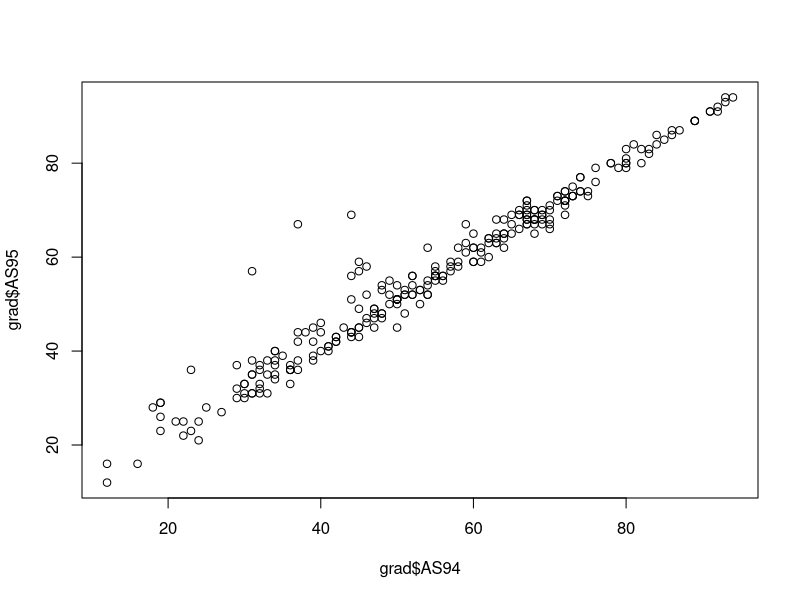

Generate this figure with R: (Note: this script raises an error after producing the figure.)
#March 17, 2009
library(dplyr)
library(tidyr)

grad <- read.csv("Data/GRADRATE2.csv")
plot(grad$AS94,grad$AS95)
grad_long <-
  grad %>% 
  pivot_longer(-Name.of.School)
lm()



production <- read.table("Data/production.txt",header=TRUE)
attach(production)

#Figure 2.1 on page 16
par(mfrow=c(1,1))
plot(production$RunSize,production$RunTime,xlab="Run Size", ylab="Run Time")

#R output on page 19
m1 <- lm(RunTime~RunSize)
summary(m1)

#Figure 2.3 on page 20
plot(production$RunSize,production$RunTime,xlab="Run Size", ylab="Run Time")
abline(lsfit(production$RunSize,production$RunTime))

#t-value on page 23
tval <- qt(1-0.05/2,18)
tval

#95% confidence intervals on page 24
round(confint(m1,level=0.95),3)

#R output on page 27
predict(m1,newdata=data.frame(RunSize=c(50,100,150,200,250,300,350)),interval="confidence",level=0.95)
predict(m1,newdata=data.frame(RunSize=c(50,100,150,200,250,300,350)),interval="prediction",level=0.95)

#R output on page 30
anova(m1)
detach(production)


changeover_times <- read.table("Data/changeover_times.txt",header=TRUE)
attach(changeover_times)

#R output on page 31
m1 <- lm(Changeover~New)
summary(m1)

#Figure 2.5 on page 32
par(mfrow=c(2,2))
plot(New,Changeover,xlab="Dummy variable, New",ylab="Change Over Time")
abline(lsfit(New,Changeover))
boxplot(Changeover~New,xlab="Dummy variable, New",ylab="Change Over Time")
boxplot(Changeover~Method,ylab="Change Over Time",xlab="Method")

#t-value on page 33
tval <- qt(1-0.05/2,118)
tval

detach(changeover_times)

#################EXERCISES

#Exercise 2.8.1

playbill <- read.csv("Data/playbill.csv",header=TRUE)
attach(playbill)

#Figure 2.6 on page 38
par(mfrow=c(1,1))
plot(LastWeek,CurrentWeek,xlab="Gross box office results previous week",
ylab="Gross box office results current week")

detach(playbill)

#Exercise 2.8.3

invoice <- read.table("invoices.txt",header=TRUE)
attach(invoice)

#Figure 2.7 on page 40
par(mfrow=c(1,1))
plot(Invoices,Time,xlab="Number of Invoices",ylab="Processing Time")
abline(lsfit(Invoices,Time))

#Output from R on page 40
m1 <- lm(Time~Invoices)
summary(m1)
mean(Time)
median(Time)
mean(Invoices)
median(Invoices)

detach(invoice)

#Exercise 2.8.5
problem5 <- read.table("Ch2Problem5.txt",header=TRUE)
attach(problem5)

#Figure 2.8 on page 42
par(mfrow=c(1,2))
plot(x1,y,main="Model 1")
abline(lsfit(x1,y))
plot(x2,y,main="Model 2")
abline(lsfit(x2,y))

detach(problem5)


